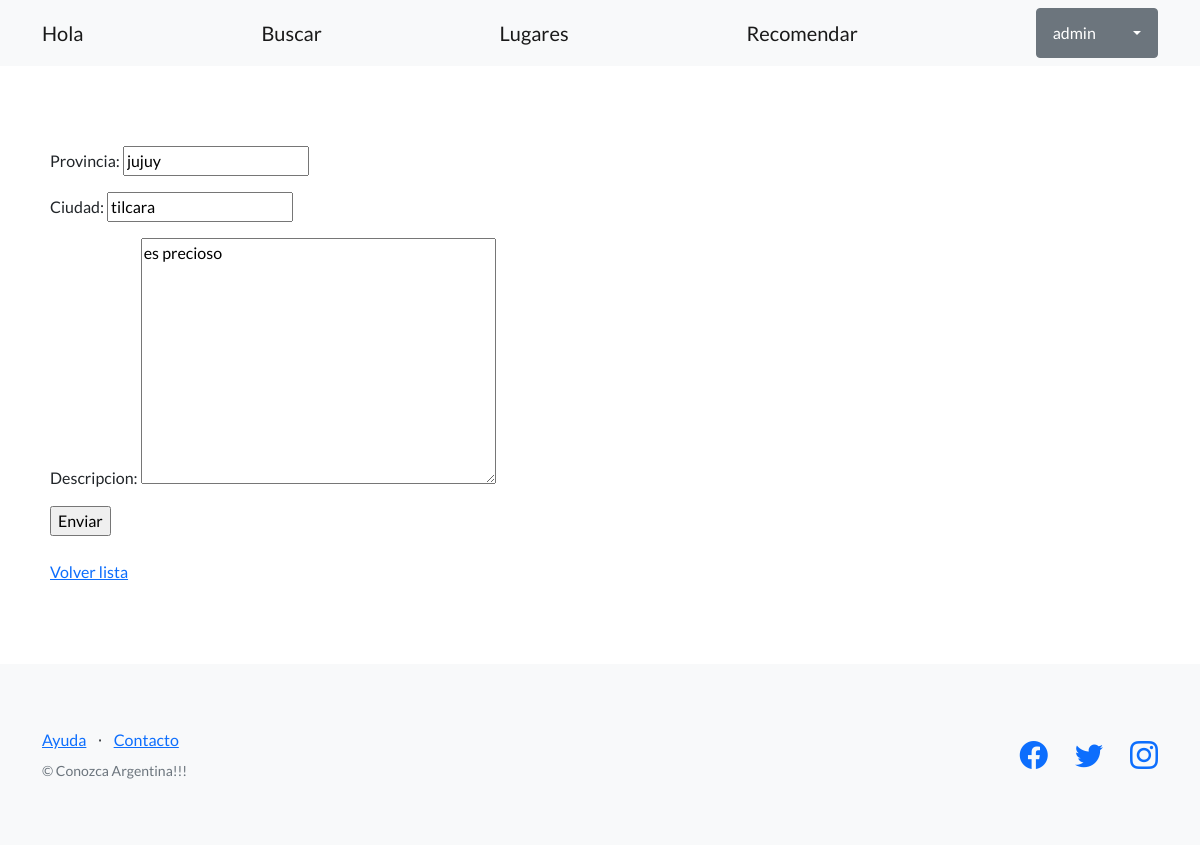
/plataforma/lugar/2/ (signed in), run on the app's committed database.
### viajeros/models.py (models this page shows, shortened)
class Lugares(models.Model):
    provincia = models.CharField(max_length=100)
    ciudad = models.CharField(max_length=100)
    descripcion = models.CharField(max_length=2500)
    autor = models.CharField(max_length=100)
    fecha_publicacion = models.DateField("Fecha Actual(mm/dd/year)", auto_now_add=True)
    imagen = models.ImageField(upload_to="imagenes",null=True,blank=True)

### viajeros/views.py (the view)
# urls.py: path('lugar/<int:id>/',editar_lugar, name="editar_lugar"),
def editar_lugar(request, id):
    lugar = Lugares.objects.get(id=id)
    if request.method == "POST":
        formulario = VerLugarFormulario(request.POST)
        if formulario.is_valid():
            data = formulario.cleaned_data
            lugar.provincia = data['provincia']
            lugar.ciudad = data['ciudad']
            lugar.descripcion = data['descripcion']
            lugar.save()
            url_exitosa = reverse('listar_lugares')
            return redirect(url_exitosa)
    else:  # GET
        inicial = {
            'provincia': lugar.provincia,
            'ciudad': lugar.ciudad,
            'descripcion': lugar.descripcion,
        }
        formulario = VerLugarFormulario(initial=inicial)
    return render(
        request=request,
        template_name='viajeros/formulario_editar_lugar.html',
        context={'formulario': formulario},
    )

### viajeros/forms.py
class VerLugarFormulario(forms.Form):
    provincia = forms.CharField(max_length=35)
    ciudad = forms.CharField(max_length=45)
    descripcion = forms.CharField(max_length=2500,widget=forms.Textarea)

### viajeros/templates/viajeros/formulario_editar_lugar.html (shortened to what this page needs)
{% extends "viajeros/base.html" %}
{% block contenido %}
<form method="post">
  {{ formulario.as_p }}
  <input type="submit" value="Enviar" />
</form>
<br>
<a href="{% url 'listar_lugares' %}">Volver lista</a>
{% endblock contenido %}

### viajeros/templates/viajeros/base.html (shortened to what this page needs)
{% load static %}
<!DOCTYPE html>
<html lang="en">
    <head>
        <link href="https://cdn.jsdelivr.net/npm/bootstrap-icons@1.5.0/font/bootstrap-icons.css" rel="stylesheet" type="text/css" />
        <link href="{% static 'css/styles.css' %}" rel="stylesheet" />
    </head>
    <body>
        <nav class="navbar navbar-light bg-light static-top">
            <div class="container">
                <a class="navbar-brand" href={% url 'listar_about_me'%}>Hola</a>
                <a class="navbar-brand" href={% url 'listar_busquedas'%}>Buscar</a>
                <a class="navbar-brand" href={% url 'listar_lugares'%}>Lugares</a>
                <a class="navbar-brand" href={% url 'crear_lugar'%}>Recomendar</a>
                {% if user.is_authenticated %}
                <div class="dropdown">
                    <button class="btn btn-secondary dropdown-toggle" type="button" id="dropdownMenuButton1" data-bs-toggle="dropdown" aria-expanded="false">
                        <div style="display: inline-flex;">
                            <span style="padding: 0px 30px 0px 0px;">{{ user.username }}</span>
                        </div>
                    </button>
                  </div>
                </div>
                {% else %}
                <a class="btn btn-primary" href="{% url 'login' %}">Iniciar sesión</a>
                <a class="btn btn-secondary" href="{% url 'registro' %}">Registro</a>
                {% endif %}
        </nav>
        <section style="padding:80px 50px;">
            {% block contenido %}
            {% endblock contenido %}
        </section>
        <footer class="footer bg-light">
            <div class="container">
                <div class="row">
                    <div class="col-lg-6 h-100 text-center text-lg-start my-auto">
                        <ul class="list-inline mb-2">
                            <li class="list-inline-item"><a href="#!">Ayuda</a></li>
                            <li class="list-inline-item">⋅</li>
                            <li class="list-inline-item"><a href="#!">Contacto</a></li>
                        </ul>
                        <p class="text-muted small mb-4 mb-lg-0">&copy; Conozca Argentina!!!</p>
                    </div>
                    <div class="col-lg-6 h-100 text-center text-lg-end my-auto">
                        <ul class="list-inline mb-0">
                            <li class="list-inline-item me-4">
                                <a href="#!"><i class="bi-facebook fs-3"></i></a>
                            </li>
                            <li class="list-inline-item me-4">
                                <a href="#!"><i class="bi-twitter fs-3"></i></a>
                            </li>
                            <li class="list-inline-item">
                                <a href="https://www.instagram.com/espndeportes/?hl=es"><i class="bi-instagram fs-3"></i></a>
                            </li>
                        </ul>
                    </div>
                </div>
            </div>
        </footer>
    </body>
</html>

### data on the page
Lugares: provincia "jujuy", ciudad "tilcara", descripcion "es precioso"

### other printed values
{{ user.username }} "admin"
